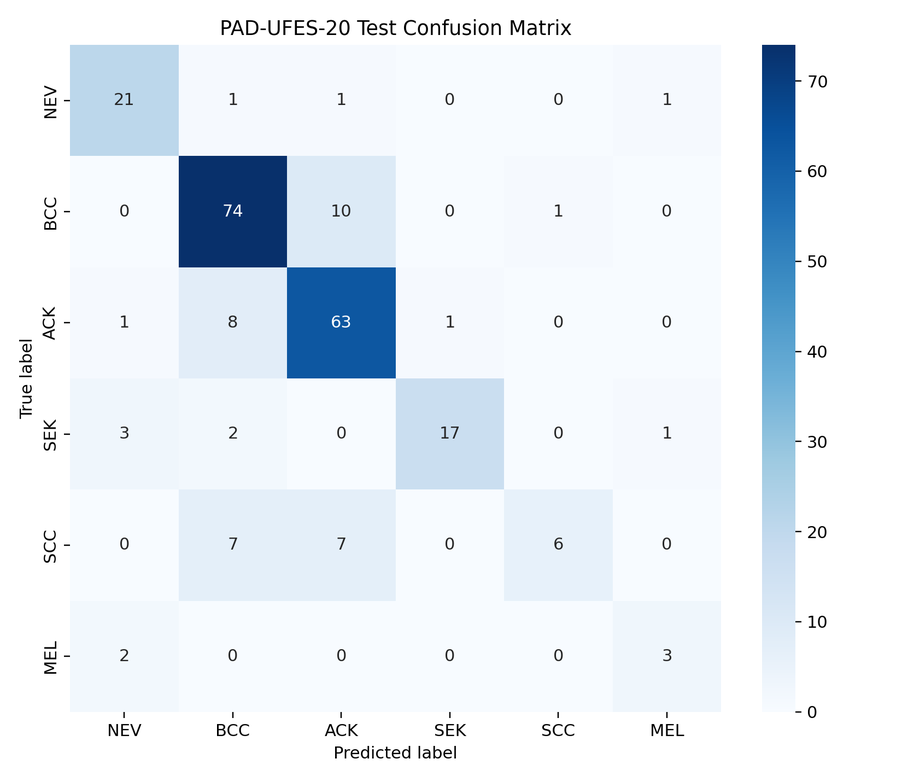
#> input picture artifacts/training/pad_multimodal_mvp/image_only/confusion_matrix.png, 902 x 782 px, shrunk from 1650 x 1430 before the run
$ python -i quality.py   (imports and definitions only)
#> lines starting #> are read from the running program, lines starting #| are printed output that depends on the picture
from __future__ import annotations

from pathlib import Path

import numpy as np
from PIL import Image, ImageFilter


def _clamp(value: float) -> float:
    return max(0.0, min(1.0, value))


def assess_image_quality(image_path: Path) -> tuple[float, dict[str, float]]:
    with Image.open(image_path) as source:
#> source is the input picture: PIL image 902x782 RGBA; mean R, G, B, A 231.3, 238.6, 245.7, 255
        image = source.convert("RGB")
        gray = np.asarray(image.convert("L"), dtype=np.float32)
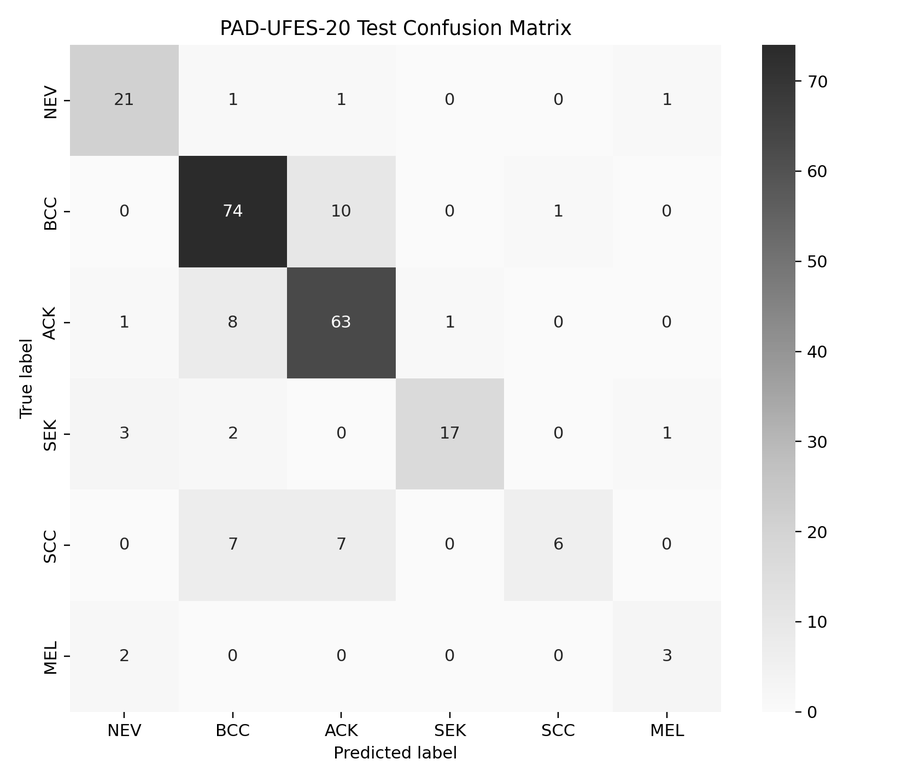
#> gray: shape (782, 902) float32; min 0, max 255, mean 237.2
        brightness_mean = float(gray.mean()) / 255.0
#> brightness_mean = 0.93
        brightness = _clamp(1.0 - abs(brightness_mean - 0.5) / 0.5)
#> brightness = 0.14

        edges = np.asarray(image.convert("L").filter(ImageFilter.FIND_EDGES), dtype=np.float32)
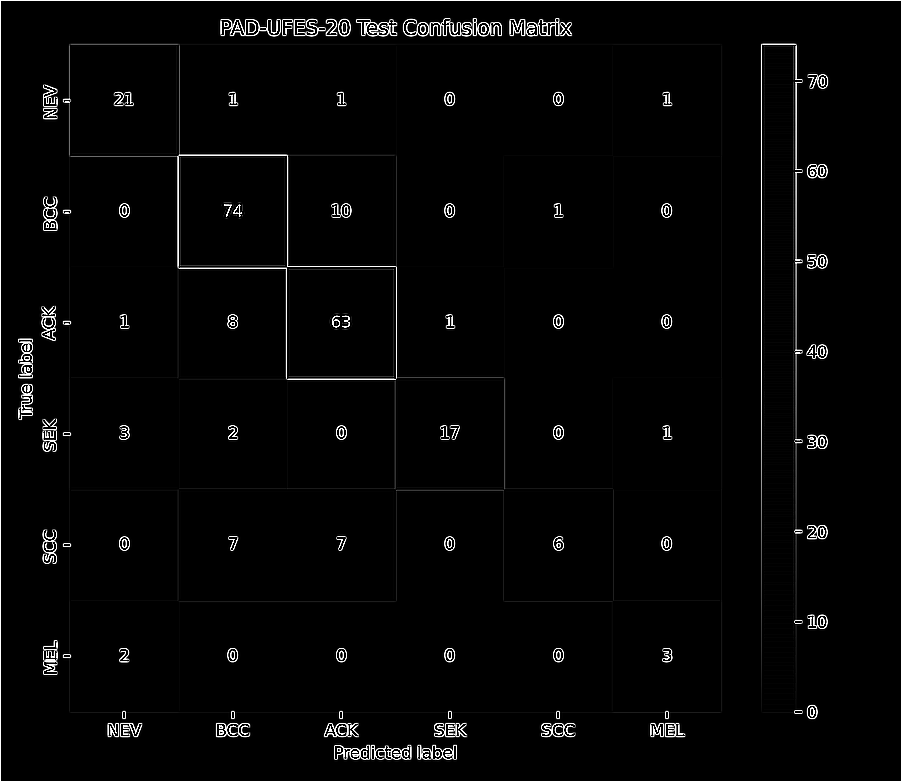
#> edges: shape (782, 902) float32; min 0, max 255, mean 6.1
        blur = _clamp(float(edges.var()) / 1200.0)
#> blur = 1

        width, height = image.size
#> width = 902; height = 782
        resolution = _clamp(min(width, height) / 512.0)
#> resolution = 1

    components = {"brightness": brightness, "blur": blur, "resolution": resolution}
#> components = {'brightness': 0.14, 'blur': 1, 'resolution': 1}
    quality = 0.35 * brightness + 0.40 * blur + 0.25 * resolution
#> quality = 0.699
    return _clamp(quality), components

>>> result = assess_image_quality('../../../../artifacts/training/pad_multimodal_mvp/image_only/confusion_matrix.png')
